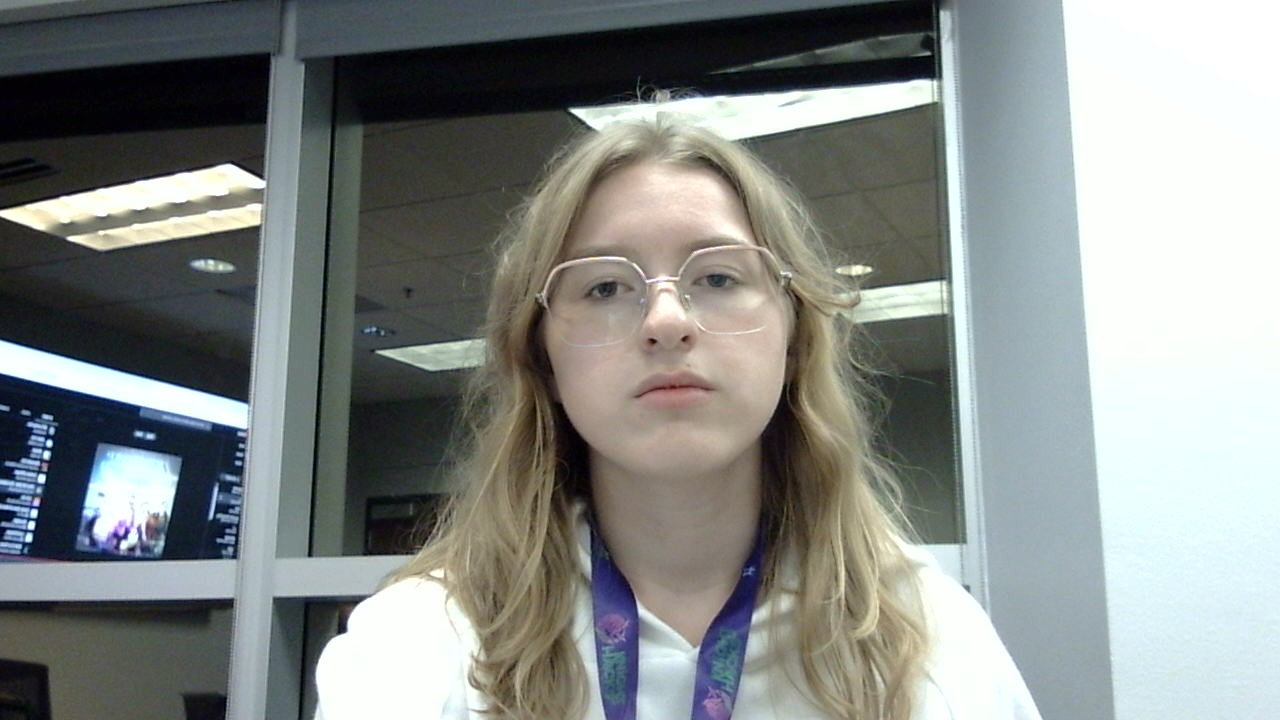
#> input picture face_data/people_faces/WIN_20261010_00_52_47_Pro.jpg, 1280 x 720 px
$ python generate-subject-camera.py
#> lines starting #> are read from the running program, lines starting #| are printed output that depends on the picture
from pathlib import Path
import cv2
root = Path(__file__).resolve().parents[1]
(root / '.tmp').mkdir(exist_ok=True)
image = cv2.imread(str(root / 'face_data/people_faces/WIN_20261010_00_52_47_Pro.jpg'))
#> image is the input picture: shape (720, 1280, 3); mean B, G, R 134.6, 137.2, 132.8
if image is None:
    raise RuntimeError('Olivia reference unavailable')
height, width = image.shape[:2]
#> height = 720; width = 1280
scale = min(640 / width, 480 / height)
#> scale = 0.5
scaled = cv2.resize(image, (round(width * scale), round(height * scale)))
canvas = cv2.copyMakeBorder(scaled, (480-scaled.shape[0])//2, (480-scaled.shape[0]+1)//2,
                           (640-scaled.shape[1])//2, (640-scaled.shape[1]+1)//2,
                           cv2.BORDER_CONSTANT, value=(32,32,32))
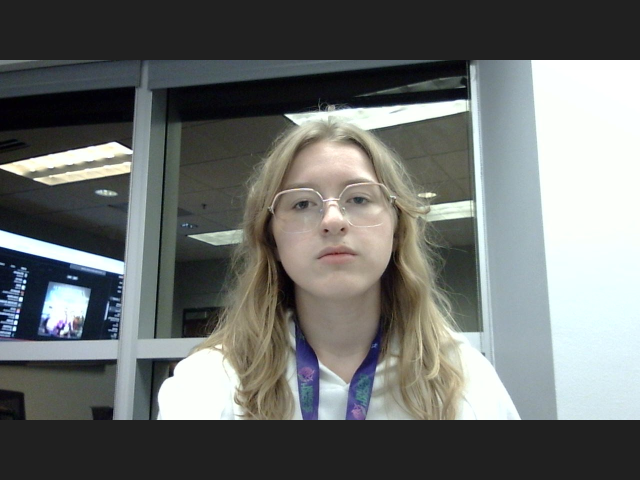
#> canvas: shape (480, 640, 3); mean B, G, R 109.1, 111, 107.7
yuv = cv2.cvtColor(canvas, cv2.COLOR_BGR2YUV_I420)
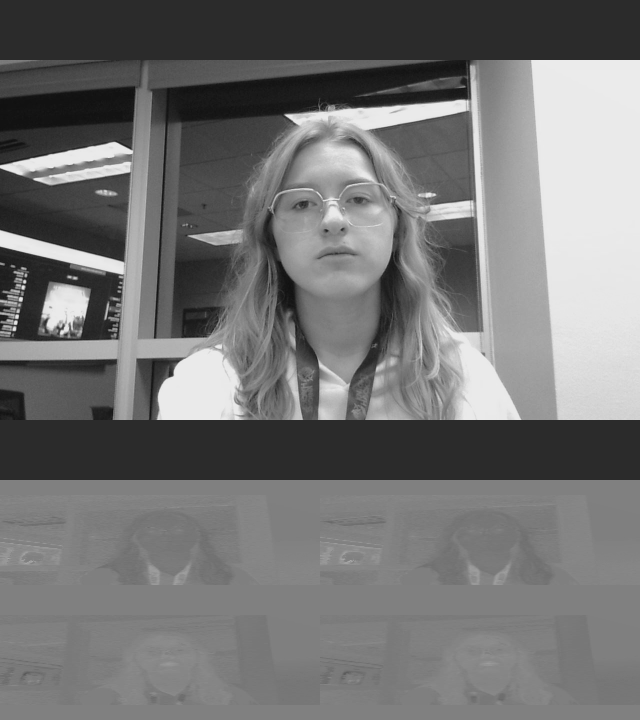
#> yuv: shape (720, 640); min 16, max 235, mean 115.8
with (root / '.tmp/olivia-controlled.y4m').open('wb') as out:
    out.write(b'YUV4MPEG2 W640 H480 F5:1 Ip A1:1 C420jpeg\n')
    for _ in range(100):
        out.write(b'FRAME\n')
        out.write(yuv.tobytes())
print('Controlled Olivia camera fixture created')

$ run again, with face_data/people_faces/WIN_20261010_00_51_21_Pro.jpg copied over face_data/people_faces/WIN_20261010_00_52_47_Pro.jpg
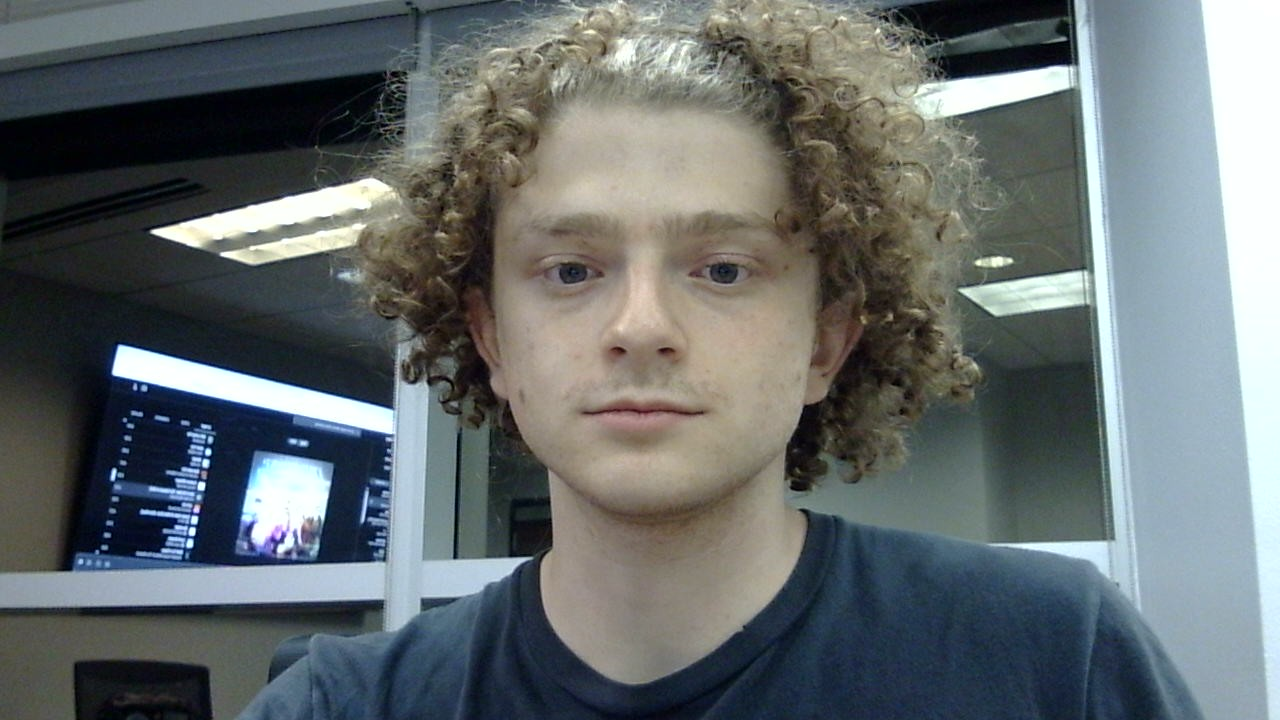
#> input picture face_data/people_faces/WIN_20261010_00_51_21_Pro.jpg, 1280 x 720 px
#> image is the input picture: shape (720, 1280, 3); mean B, G, R 109, 107.8, 101.1
#> `canvas = cv2.copyMakeBorder(scaled, (480-scaled.shape[0])//2, (480-sca..`:
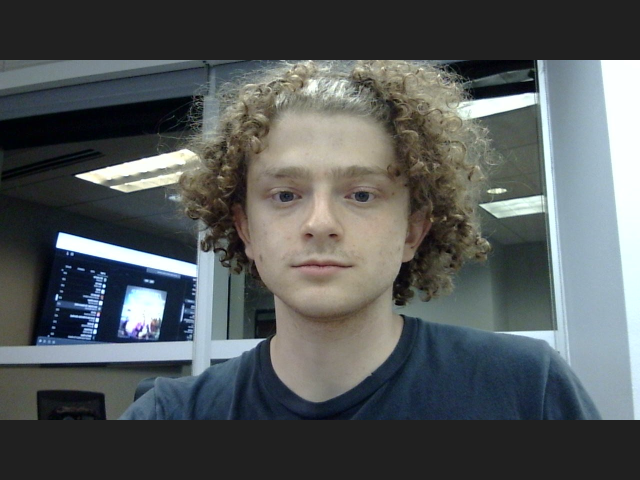
#> canvas: shape (480, 640, 3); mean B, G, R 89.9, 88.9, 84
#> `yuv = cv2.cvtColor(canvas, cv2.COLOR_BGR2YUV_I420)`:
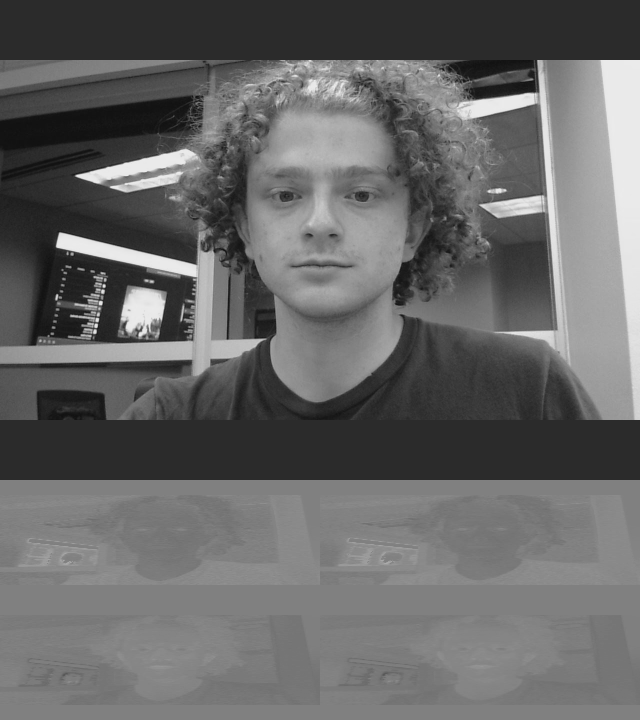
#> yuv: shape (720, 640); min 16, max 235, mean 103.2

$ run again, with face_data/people_faces/WIN_20261010_00_51_36_Pro.jpg copied over face_data/people_faces/WIN_20261010_00_52_47_Pro.jpg
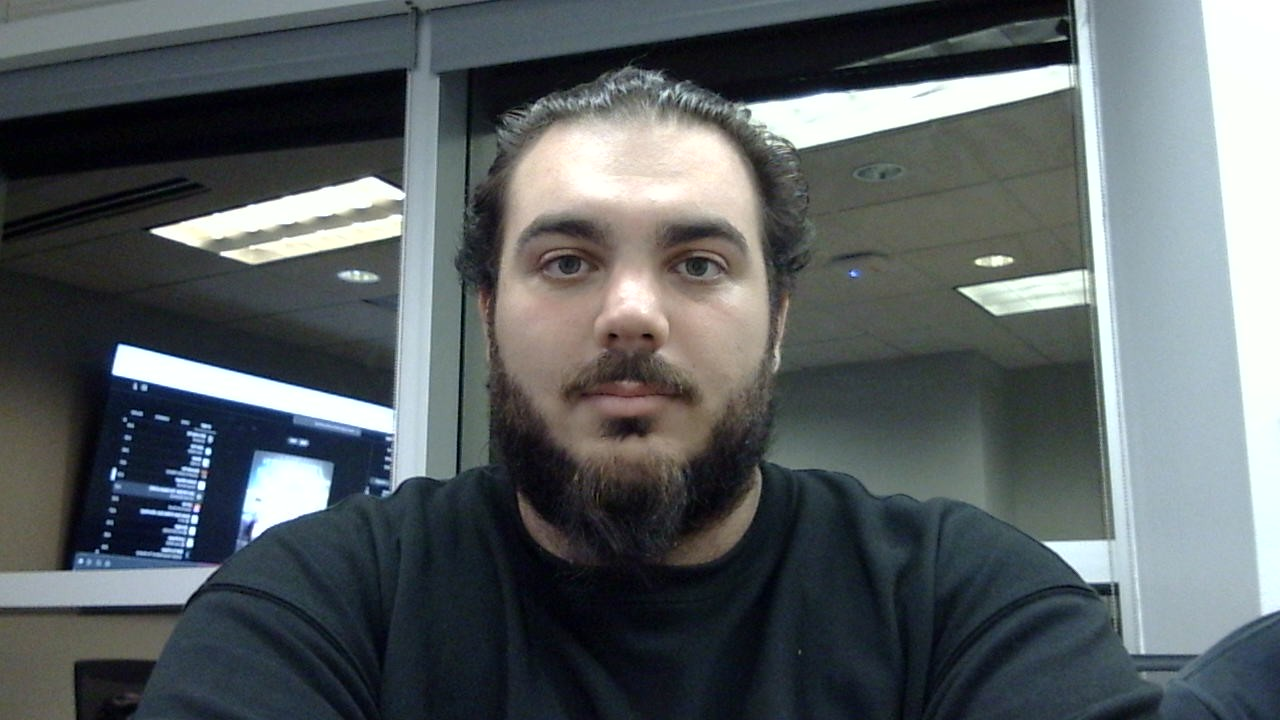
#> input picture face_data/people_faces/WIN_20261010_00_51_36_Pro.jpg, 1280 x 720 px
#> image is the input picture: shape (720, 1280, 3); mean B, G, R 97.9, 95.3, 88.8
#> `canvas = cv2.copyMakeBorder(scaled, (480-scaled.shape[0])//2, (480-sca..`:
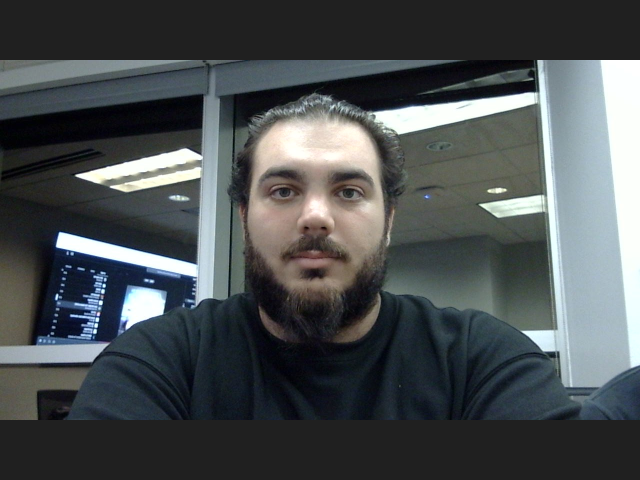
#> canvas: shape (480, 640, 3); mean B, G, R 81.5, 79.6, 74.7
#> `yuv = cv2.cvtColor(canvas, cv2.COLOR_BGR2YUV_I420)`:
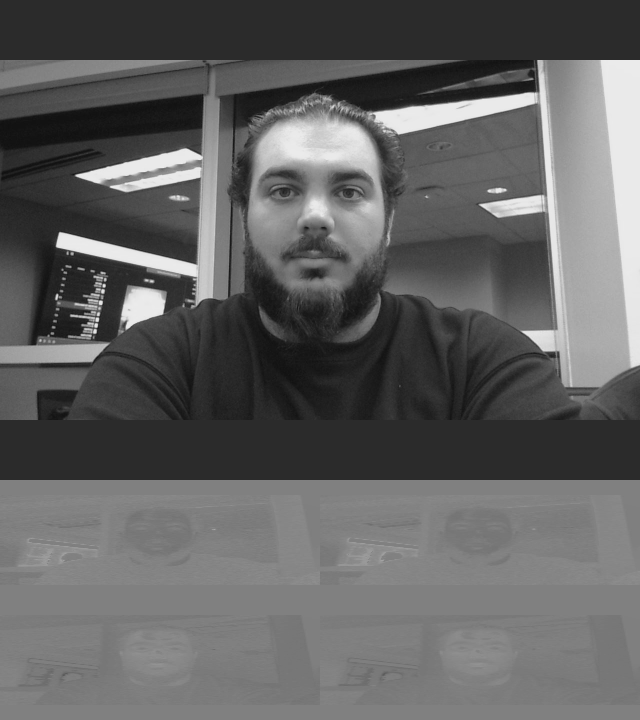
#> yuv: shape (720, 640); min 16, max 235, mean 98

$ run again, with face_data/people_faces/WIN_20261010_00_52_21_Pro.jpg copied over face_data/people_faces/WIN_20261010_00_52_47_Pro.jpg
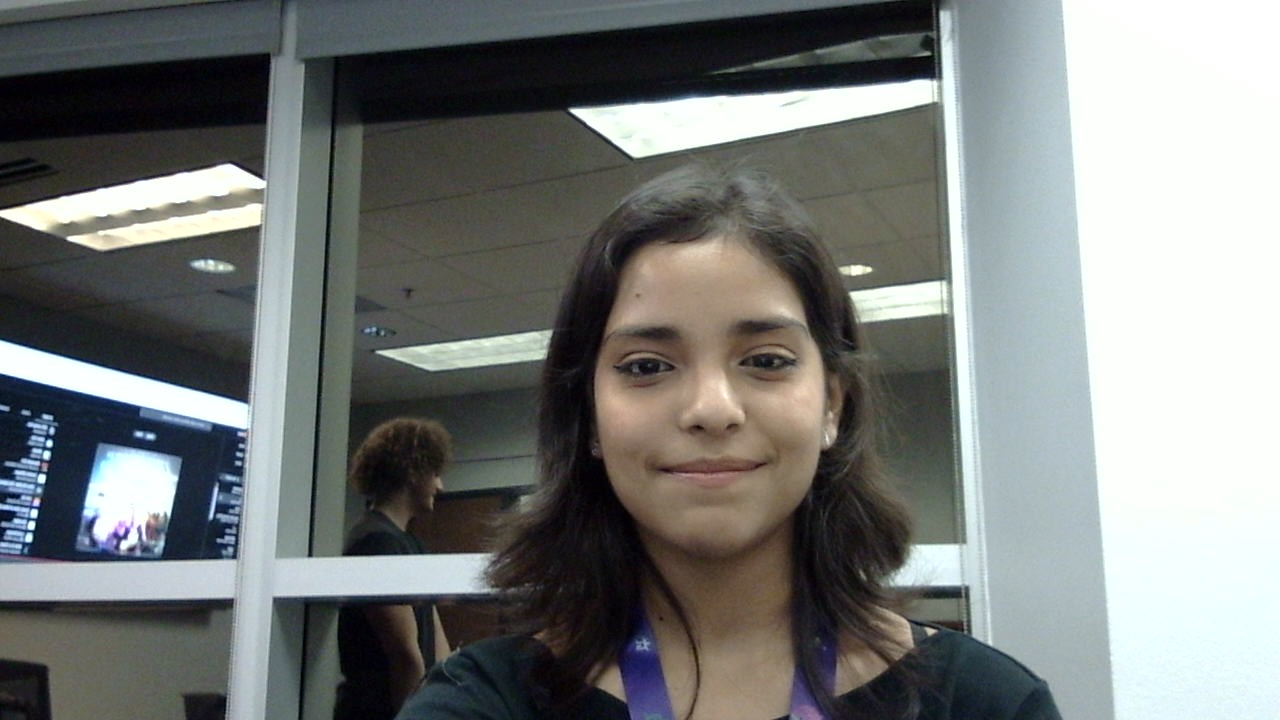
#> input picture face_data/people_faces/WIN_20261010_00_52_21_Pro.jpg, 1280 x 720 px
#> image is the input picture: shape (720, 1280, 3); mean B, G, R 121.3, 122.9, 119.7
#> `canvas = cv2.copyMakeBorder(scaled, (480-scaled.shape[0])//2, (480-sca..`:
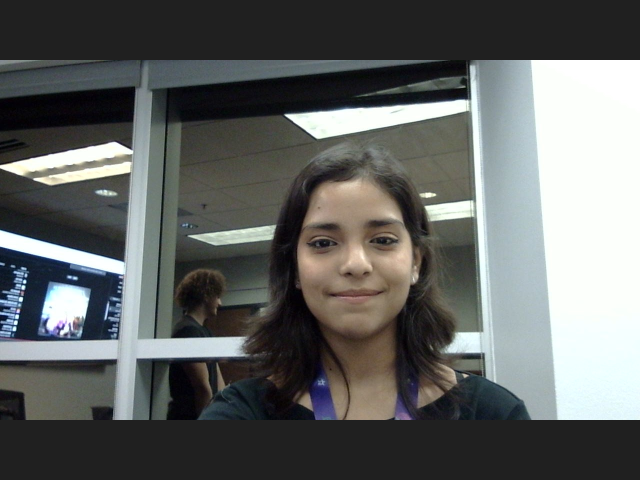
#> canvas: shape (480, 640, 3); mean B, G, R 99, 100.3, 97.9
#> `yuv = cv2.cvtColor(canvas, cv2.COLOR_BGR2YUV_I420)`:
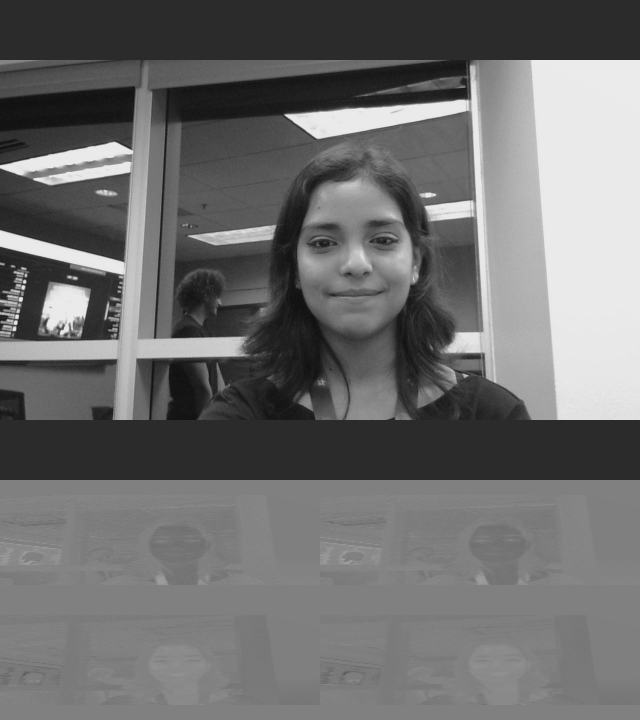
#> yuv: shape (720, 640); min 16, max 235, mean 110
